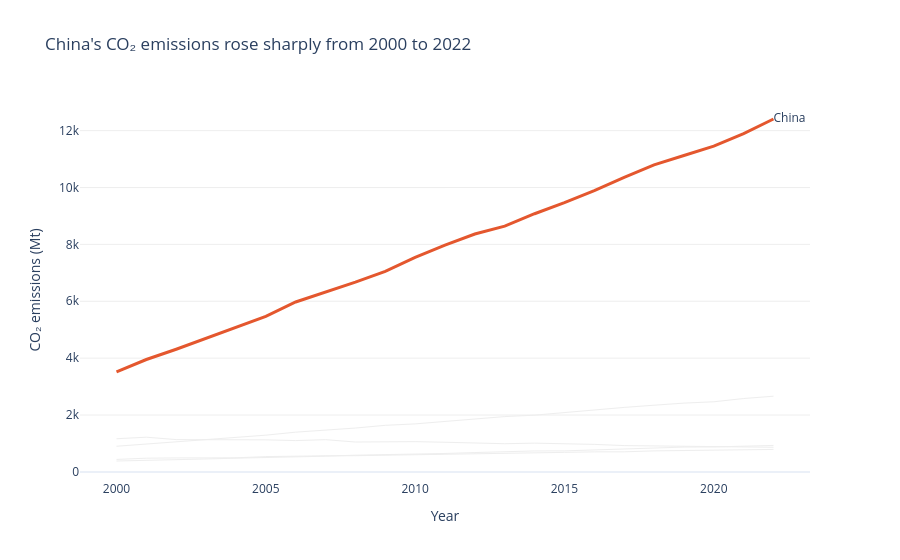

The notebook cell saved with this chart:
### Markdown cell above
---
## Task 2 — A line chart showing CO2 emissions over time for all Asian countries in the dataset, with one country highlighted.

**same requirements as Task1**

### Code cell
import plotly.graph_objects as go

# Select Asian countries only
asia = df[df["Region"] == "Asia"]

highlight_country = "China"

fig = go.Figure()

# All Asian countries in light grey
for country in asia["Country"].unique():
    if country == highlight_country:
        continue

    country_data = asia[asia["Country"] == country].sort_values("Year")

    fig.add_trace(go.Scatter(
        x=country_data["Year"],
        y=country_data["CO2_Mt"],
        mode="lines",
        line=dict(color="#EEEEEE", width=1),
        showlegend=False,
        hoverinfo="skip"
    ))

# Highlight China
china = asia[asia["Country"] == highlight_country].sort_values("Year")

fig.add_trace(go.Scatter(
    x=china["Year"],
    y=china["CO2_Mt"],
    mode="lines+text",
    line=dict(color="#E4572E", width=3),
    text=[""] * (len(china) - 1) + ["China"],
    textposition="middle right",
    showlegend=False
))

fig.update_layout(
    title="China's CO₂ emissions rose sharply from 2000 to 2022",
    xaxis_title="Year",
    yaxis_title="CO₂ emissions (Mt)",
    template="plotly_white",
    showlegend=False,
    margin=dict(r=90)
)

fig.update_xaxes(showgrid=False)
fig.update_yaxes(showgrid=True, gridcolor="#EEEEEE")

fig.show()

### Figure 1 — Plotly figure (JSON) as saved in the notebook; plotly's stock layout.template omitted (floating-point values rounded to 4 significant figures)
{"data": [{"hoverinfo": "skip", "line": {"color": "#EEEEEE", "width": 1}, "mode": "lines", "showlegend": false, "type": "scatter", "x": [2000, 2001, 2002, 2003, 2004, 2005, 2006, 2007, 2008, 2009, 2010, 2011, 2012, 2013, 2014, 2015, 2016, 2017, 2018, 2019, 2020, 2021, 2022], "y": [901.6, 974.6, 1056.0, 1146.0, 1205.0, 1291.0, 1396.0, 1466.0, 1542.0, 1637.0, 1687.0, 1774.0, 1865.0, 1945.0, 1994.0, 2092.0, 2177.0, 2267.0, 2345.0, 2419.0, 2466.0, 2580.0, 2661.0]}, {"hoverinfo": "skip", "line": {"color": "#EEEEEE", "width": 1}, "mode": "lines", "showlegend": false, "type": "scatter", "x": [2000, 2001, 2002, 2003, 2004, 2005, 2006, 2007, 2008, 2009, 2010, 2011, 2012, 2013, 2014, 2015, 2016, 2017, 2018, 2019, 2020, 2021, 2022], "y": [1166.0, 1220.0, 1136.0, 1131.0, 1151.0, 1127.0, 1101.0, 1133.0, 1050.0, 1061.0, 1064.0, 1042.0, 1005.0, 990.9, 1010.0, 996.6, 967.4, 925.1, 916.6, 914.5, 902.8, 898.1, 865.1]}, {"hoverinfo": "skip", "line": {"color": "#EEEEEE", "width": 1}, "mode": "lines", "showlegend": false, "type": "scatter", "x": [2000, 2001, 2002, 2003, 2004, 2005, 2006, 2007, 2008, 2009, 2010, 2011, 2012, 2013, 2014, 2015, 2016, 2017, 2018, 2019, 2020, 2021, 2022], "y": [438.1, 481.5, 490.6, 490.8, 494.6, 537.2, 539.0, 566.1, 570.0, 585.4, 595.9, 620.6, 631.1, 649.6, 646.2, 686.5, 704.0, 706.0, 738.5, 750.8, 755.8, 777.3, 789.5]}, {"hoverinfo": "skip", "line": {"color": "#EEEEEE", "width": 1}, "mode": "lines", "showlegend": false, "type": "scatter", "x": [2000, 2001, 2002, 2003, 2004, 2005, 2006, 2007, 2008, 2009, 2010, 2011, 2012, 2013, 2014, 2015, 2016, 2017, 2018, 2019, 2020, 2021, 2022], "y": [382.8, 400.4, 430.7, 453.8, 482.6, 501.9, 533.0, 551.8, 586.6, 602.5, 614.5, 647.3, 680.1, 717.7, 736.3, 738.2, 768.8, 813.7, 834.8, 872.3, 876.5, 898.5, 930.5]}, {"line": {"color": "#E4572E", "width": 3}, "mode": "lines+text", "showlegend": false, "text": ["", "", "", "", "", "", "", "", "", "", "", "", "", "", "", "", "", "", "", "", "", "", "China"], "textposition": "middle right", "type": "scatter", "x": [2000, 2001, 2002, 2003, 2004, 2005, 2006, 2007, 2008, 2009, 2010, 2011, 2012, 2013, 2014, 2015, 2016, 2017, 2018, 2019, 2020, 2021, 2022], "y": [3514.0, 3952.0, 4312.0, 4692.0, 5079.0, 5468.0, 5974.0, 6323.0, 6673.0, 7053.0, 7543.0, 7972.0, 8365.0, 8641.0, 9078.0, 9466.0, 9887.0, 10360.0, 10790.0, 11130.0, 11450.0, 11900.0, 12410.0]}], "layout": {"margin": {"r": 90}, "showlegend": false, "title": {"text": "China's CO₂ emissions rose sharply from 2000 to 2022"}, "xaxis": {"showgrid": false, "title": {"text": "Year"}}, "yaxis": {"gridcolor": "#EEEEEE", "showgrid": true, "title": {"text": "CO₂ emissions (Mt)"}}}}
